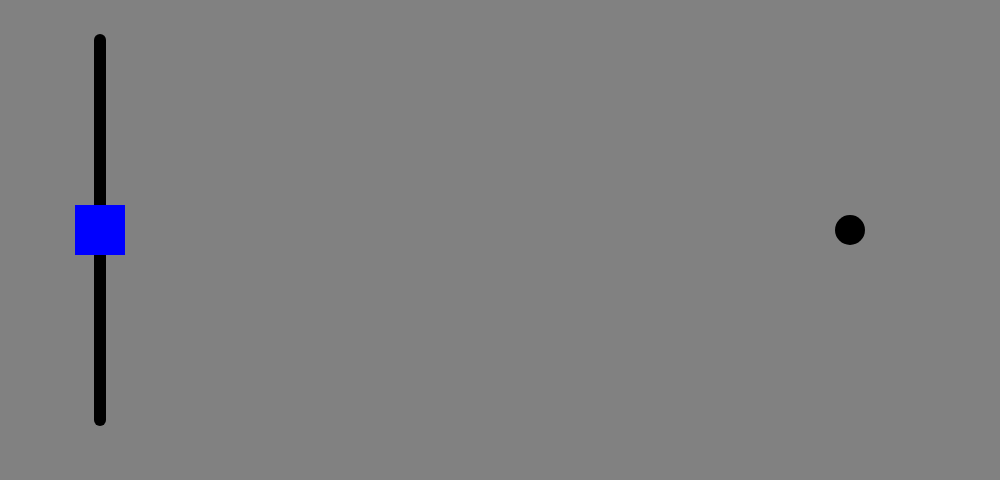
Frame 1 (no input)
Frame 60 (no input): identical to frame 1, image omitted
Frame 120 (the mouse pressed at the canvas centre since frame 60): identical to frame 1, image omitted

The p5.js sketch that drew this single still picture (run headless with seeded random() and noise() and a simulated clock; from frame 60 on, the mouse is pressed at the canvas centre):

// p5.js sketch
// ── sketch.js
var line1 = {
  x1 : 100,
  y1 : 40,
  x2 : 100,
  y2 : 420
}

var button = {
  x : 0,
  y : 440,
  w : 80,
  h : 40
}

var middleY = line1.y1 + (line1.y2-line1.y1)/2;

function setup() {
  createCanvas(1000,480);
}

function draw() {
  background(129,129,129);

  stroke(0);
  strokeWeight(12);
  line(line1.x1,line1.y1,line1.x2,line1.y2);

  stroke(0);
  strokeWeight(0);
  fill(0,0,255);
  rectMode(CENTER);
  rect(line1.x1,middleY, 50, 50);

  fill(0);
  ellipseMode(CENTER);
  ellipse(850, middleY, 30, 30);

//  stroke(255,0,0);
//  strokeWeight(1);
//  line(0, middleY, 1000, middleY);
}
